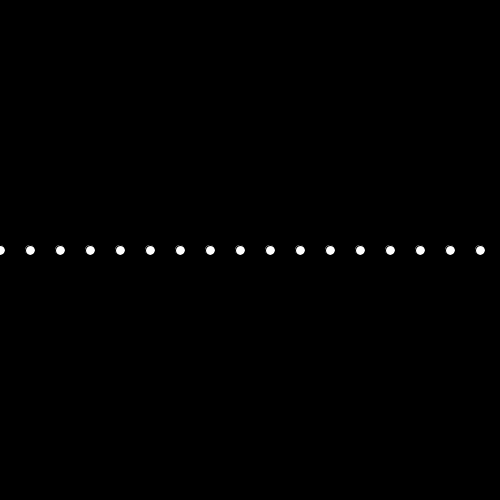
Frame 1 (no input)
Frame 60 (the mouse pressed at the canvas centre just before this capture): identical to frame 1, image omitted
Frame 120 (the mouse held since frame 60 and released just before this capture): identical to frame 1, image omitted

The Processing sketch that drew this single still picture (run headless with seeded random() and noise(); from frame 60 on, the mouse is pressed at the canvas centre):

// Processing sketch: tweakingOut
// ── tweakingOut.pde
void setup() {
 size(500,500); 
}


void draw() {
  background(0);
  for (int x = 0; x < width; x = x + 30) {
      ellipse(x, height/2, 10, 10);
  }
}
